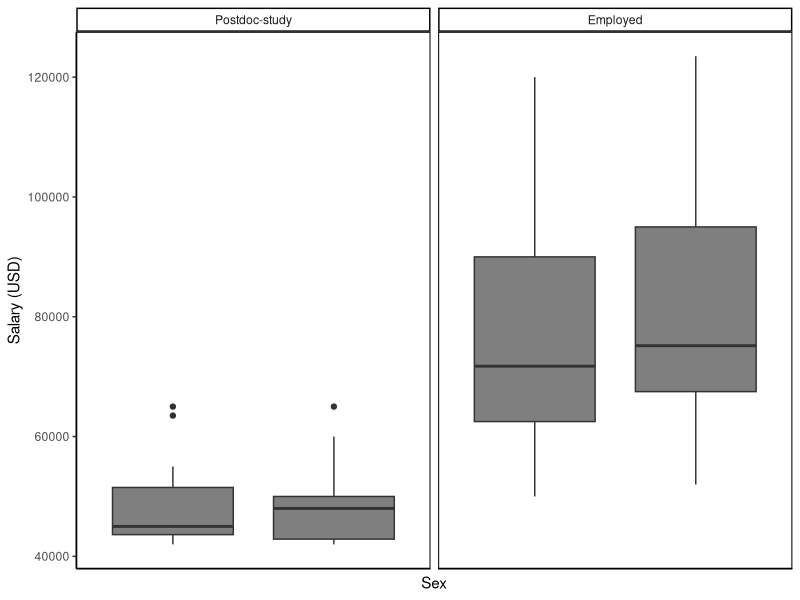
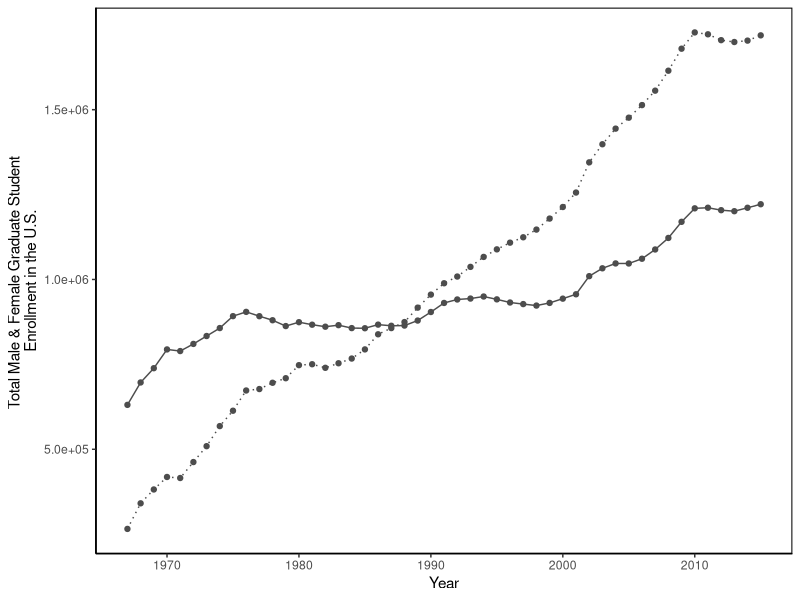

The R script that drew these images, in order:
## ---- chunk 1
knitr::opts_chunk$set(echo = TRUE)
## ---- chunk 2

library(tidyverse)
library(reshape2)

enrollment <- read_csv("grad_enrollment_copy.csv")
postdoc_salary <- read_csv("median_salary_copy.csv")
## ---- chunk 3

# SOURCE: U.S. Department of Education, National Center for Education Statistics, Higher Education General Information Survey (HEGIS), “Fall Enrollment in Colleges and Universities” surveys, 1967 through 1985; Integrated Postsecondary Education Data System (IPEDS),“Fall Enrollment Survey” (IPEDS-EF:86-99); IPEDS Spring 2001 through Spring 2016, Fall Enrollment component. Accessed at: https:// nces.ed.gov/ programs/digest/ d16/ tables/ dt16_303.80.asp.

##############################
# subset total males and females
##############################

total_males <- enrollment %>% 
  select(year, total_males) %>% 
  mutate(total = total_males) # add column called "total" that is equal to the "total_males" column so that we can plot males and females on same plot with same y-axis

total_females <- enrollment %>% 
  select(year, total_females) %>% 
  mutate(total = total_females) # add column called "total" that is equal to the "total_females" column so that we can plot males and females on same plot with same y-axis

##############################
# plot trends through time
##############################

total_enroll_plot <- ggplot(total_males, aes(x = year, y = total)) +
  geom_point(color = "gray30") +
  geom_line(color = "gray30") +
  geom_point(data = total_females, color = "gray30") +
  geom_line(data = total_females, color = "gray30", linetype = "dotted") +
  theme_classic() +
  theme(panel.border = element_rect(colour = "black", fill = NA, size = 0.7)) +
  labs(x = "Year", y = "Total Male & Female Graduate Student \nEnrollment in the U.S.") +
  scale_y_continuous(labels = scales::scientific)

# Figure 1. Male and female graduate enrollment in the U.S. (1967-2015). Male (solid line) and female (dotted line) graduate students...

##############################
# net & percent increase in total males
##############################

m_1967 <- total_males %>% # subset 1967 males
  filter(year == 1967)

m_2015 <- total_males %>% # subset 2015 males
  filter(year == 2015)

net_males <- m_2015$total - m_1967$total # net increase from 1967-2015
perc_males <- ((m_2015$total - m_1967$total)/m_1967$total) * 100 # % increase from 1967 - 2015

##############################
# net & percent increase in total females
##############################

f_1967 <- total_females %>% # subset 1967 females
  filter(year == 1967)

f_2015 <- total_females %>% # subset 2015 females 
  filter(year == 2015)

net_females <- f_2015$total - f_1967$total # net increase from 1967-2015
per_females <- ((f_2015$total - f_1967$total)/f_1967$total) * 100 # % increase from 1967 - 2015

##############################
# stats? can't use t-test b/c you can't compare just 2 values...not sure yet what to use
##############################
## ---- chunk 4

## ---- chunk 5

##############################
# make data into long format
##############################

postdoc_salary_long <- melt(postdoc_salary, variable.name = "employment_status", value.name = "salary") 

##############################
# add column with "sex"
##############################

postdoc_salary_new <- postdoc_salary_long %>%
  mutate(
    sex = case_when(
      employment_status == "employment_males" ~ "Male",
      employment_status == "postdoc_study_males" ~ "Male",
      employment_status == "employment_females" ~ "Female",
      employment_status == "postdoc_study_females" ~ "Female"
    )
  ) %>% 
  mutate(
    status = case_when(
      employment_status == "employment_males" ~ "Employed",
      employment_status == "postdoc_study_males" ~ "Postdoc-study",
      employment_status == "employment_females" ~ "Employed",
      employment_status == "postdoc_study_females" ~ "Postdoc-study"
    )
  )

##############################
# make status a factor, and list levels in the desired facet order
##############################

postdoc_salary_new$status<- factor(postdoc_salary_new$status, levels=c("Postdoc-study", "Employed"))

##############################
# boxplot of employment males vs. females & postdoc males vs. females
##############################

postdoc_salary_plot <- ggplot(postdoc_salary_new, aes(x = sex, y = salary)) +
  geom_boxplot(aes(group = sex, fill = factor(sex))) +
  scale_fill_manual(breaks = c("male", "female"), values = c("white", "darkgrey"), name = "Sex") +
  facet_grid(~ status) +
  labs(x = "Sex", y = "Salary (USD)") +
  theme_classic() +
  theme(
    axis.text.x = element_blank(),
    axis.ticks.x=element_blank(),
    panel.border = element_rect(colour = "black", fill=NA, size=0.7))

## ---- chunk 6

